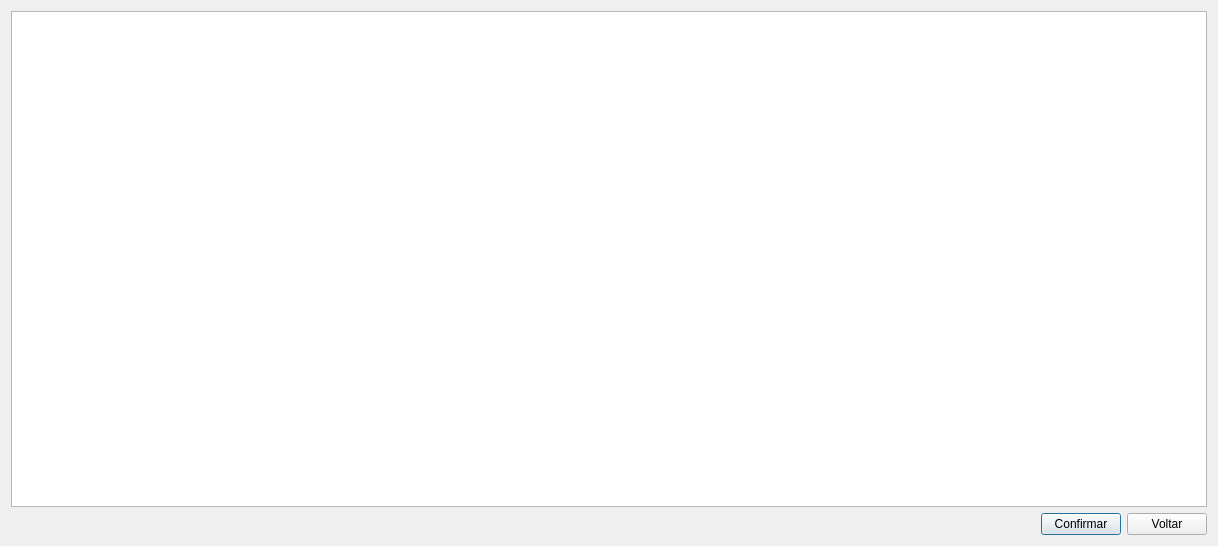
<?xml version="1.0" encoding="UTF-8"?>
<ui version="4.0">
 <class>CancelaProduto</class>
 <widget class="QDialog" name="CancelaProduto">
  <property name="geometry">
   <rect>
    <x>0</x>
    <y>0</y>
    <width>1218</width>
    <height>546</height>
   </rect>
  </property>
  <property name="windowTitle">
   <string>Cancelamento</string>
  </property>
  <layout class="QGridLayout" name="gridLayout">
   <item row="0" column="0">
    <widget class="TableView" name="table">
     <property name="editTriggers">
      <set>QAbstractItemView::NoEditTriggers</set>
     </property>
     <property name="alternatingRowColors">
      <bool>true</bool>
     </property>
     <property name="selectionMode">
      <enum>QAbstractItemView::MultiSelection</enum>
     </property>
     <property name="selectionBehavior">
      <enum>QAbstractItemView::SelectRows</enum>
     </property>
    </widget>
   </item>
   <item row="1" column="0">
    <layout class="QHBoxLayout" name="horizontalLayout">
     <item>
      <spacer name="horizontalSpacer">
       <property name="orientation">
        <enum>Qt::Horizontal</enum>
       </property>
       <property name="sizeHint" stdset="0">
        <size>
         <width>0</width>
         <height>0</height>
        </size>
       </property>
      </spacer>
     </item>
     <item>
      <widget class="QPushButton" name="pushButtonSalvar">
       <property name="text">
        <string>Confirmar</string>
       </property>
      </widget>
     </item>
     <item>
      <widget class="QPushButton" name="pushButtonVoltar">
       <property name="text">
        <string>Voltar</string>
       </property>
      </widget>
     </item>
    </layout>
   </item>
  </layout>
 </widget>
 <customwidgets>
  <customwidget>
   <class>TableView</class>
   <extends>QTableView</extends>
   <header>src/tableview.h</header>
  </customwidget>
 </customwidgets>
 <resources/>
 <connections/>
</ui>
